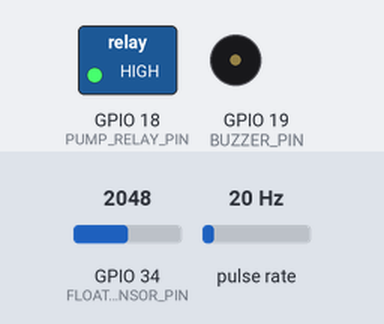
The sketch below on a simulated ESP32. Parts: switched loads named in the sketch (green lamp = pin HIGH), buzzer (waves = sounding). Wiring (inferred from the names in the program): pulse sensor: data GPIO 21. Inputs (shaded band) come from the test bench; at power-on: GPIO 34 (FLOAT_SENSOR_PIN) = 2048, pulse rate 20 Hz. WiFi joins after 1.5 s; servers stay silent unless stated; uploads are accepted with an empty reply; what the sketch prints to the serial monitor is not drawn.

Above: at 2.7 s.
2.8 s: GPIO 34 (FLOAT_SENSOR_PIN) set to 1960
At 3.8 s:
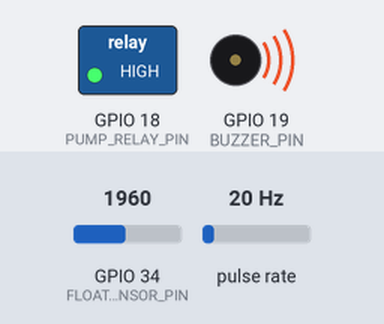
5.5 s: pulse rate (sensor on GPIO 21) set to 6 Hz
11.8 s: pulse rate (sensor on GPIO 21) set to 3 Hz
14.2 s: GPIO 34 (FLOAT_SENSOR_PIN) set to 2040
At 33.12 s:
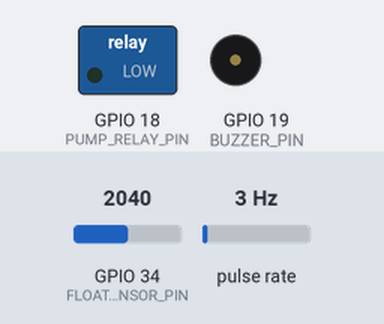
Timing chart, 0 to 34.5 s (numbered marks = the images above; inputs shaded):
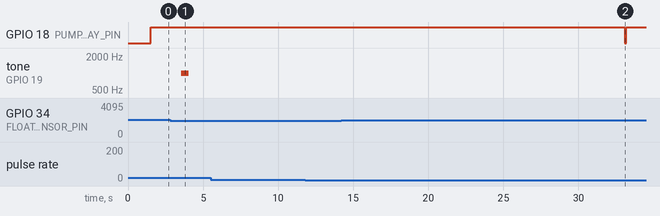

The sketch:

esp32_fertigation_system.ino
```cpp
// Système d'Irrigation Automatique pour Culture de Riz
// Version adaptée pour communication HTTP avec l'application Flask

#include <Arduino.h>
#include <WiFi.h>
#include <HTTPClient.h>
#include <ArduinoJson.h>
#include <HardwareSerial.h>

// ######################### CONFIGURATION HARDWARE #########################
// Communication série
HardwareSerial mySerial(2);  // UART2 : RX sur GPIO16, TX sur GPIO17
#define DEBUG_SERIAL Serial  // Pour les sorties de débogage

// Broches actionneurs
#define PUMP_RELAY_PIN 18    // Commande de la pompe via relais
#define BUZZER_PIN 19        // Buzzer pour alarme
#define FLOAT_SENSOR_PIN 34  // Capteur de niveau flottant (entrée analogique)
#define FLOW_SENSOR_PIN 21   // Débitmètre (interruption)

// ######################### CONFIGURATION RÉSEAU #########################
// IMPORTANT: Modifiez ces paramètres selon votre réseau
const char* ssid = "VotreWiFi";           // Nom de votre réseau WiFi
const char* password = "VotreMotDePasse"; // Mot de passe WiFi
const char* serverURL = "http://192.168.1.100:5000/api/sensor_data"; // IP de votre serveur Flask

// ######################### CONSTANTES SYSTEME #########################
// Seuils NPK pour la culture du riz (stade germination/semis)
#define NPK_CRITICAL_N 20    // Azote critique < 20 mg/kg
#define NPK_CRITICAL_P 10    // Phosphore critique < 10 mg/kg
#define NPK_CRITICAL_K 50    // Potassium critique < 50 mg/kg
#define NPK_OPTIMAL_N 30     // Azote optimal >= 30 mg/kg
#define NPK_OPTIMAL_P 15     // Phosphore optimal >= 15 mg/kg
#define NPK_OPTIMAL_K 60     // Potassium optimal >= 60 mg/kg

// Paramètres système
#define PUMP_RUN_TIME 30000    // Durée max pompage (ms)
#define FLOW_CALIBRATION_FACTOR 4.5 // Pulses par litre
#define PRESSURE_CONSTANT 0.433     // Constante pression
#define WATER_LEVEL_THRESHOLD 2000  // Seuil capteur flottant

// Intervalles de communication
#define SENSOR_READ_INTERVAL 5000    // Lecture capteurs toutes les 5s
#define HTTP_SEND_INTERVAL 10000     // Envoi HTTP toutes les 10s
#define DISPLAY_INTERVAL 15000       // Affichage toutes les 15s

// ######################### VARIABLES GLOBALES #########################
// Données capteur de sol NPK 8-en-1
unsigned int soilTemperature, soilConductivity, soilPH, nitrogen, phosphorus, potassium, soilHumidity, salinity;

// Variables système
volatile uint16_t flowPulseCount = 0;
float flowRate = 0.0;
float totalVolume = 0.0;
float pressure = 0.0;
bool pumpStatus = false;
bool alarmStatus = false;
bool waterLevelLow = false;
int sensorValue = 0;

// Timers
unsigned long lastPumpTime = 0;
unsigned long lastFlowCalc = 0;
unsigned long lastSensorRead = 0;
unsigned long lastHTTPSend = 0;
unsigned long lastDisplayTime = 0;
unsigned long lastWaterLevelCheck = 0;

// Variables de connexion
bool wifiConnected = false;
int httpFailureCount = 0;
const int MAX_HTTP_FAILURES = 5;

// ######################### FONCTIONS CAPTEUR SOL #########################
bool readSensorData() {
  byte queryData[] = {0x01, 0x03, 0x00, 0x00, 0x00, 0x07, 0x04, 0x08};
  byte receivedData[19];

  // Vider le buffer de réception
  while (mySerial.available()) {
    mySerial.read();
  }

  // Envoyer la requête
  mySerial.write(queryData, sizeof(queryData));
  delay(100);  // Attendre la réponse

  // Vérifier si des données sont disponibles
  if (mySerial.available() >= sizeof(receivedData)) {
    mySerial.readBytes(receivedData, sizeof(receivedData));

    // Extraire les données
    soilHumidity     = (receivedData[3]  << 8) | receivedData[4];
    soilTemperature  = (receivedData[5]  << 8) | receivedData[6];
    soilConductivity = (receivedData[7]  << 8) | receivedData[8];
    soilPH           = (receivedData[9]  << 8) | receivedData[10];
    nitrogen         = (receivedData[11] << 8) | receivedData[12];
    phosphorus       = (receivedData[13] << 8) | receivedData[14];
    potassium        = (receivedData[15] << 8) | receivedData[16];

    // Calculer la salinité (approximation basée sur la conductivité)
    salinity = soilConductivity * 0.64; // Conversion approximative µS/cm vers ppm

    DEBUG_SERIAL.println("✓ Lecture capteur sol réussie");
    return true;
  } else {
    DEBUG_SERIAL.println("✗ Erreur lecture capteur sol - Pas assez de données");
    return false;
  }
}

// ######################### FONCTIONS DÉBITMÈTRE #########################
void IRAM_ATTR flowPulseCounter() {
  flowPulseCount++;
}

void calculateFlowRate() {
  detachInterrupt(digitalPinToInterrupt(FLOW_SENSOR_PIN));

  float deltaTime = (millis() - lastFlowCalc) / 1000.0; // en secondes
  if (deltaTime > 0) {
    flowRate = (flowPulseCount / deltaTime) / (FLOW_CALIBRATION_FACTOR * 60.0);
    totalVolume += flowPulseCount / (FLOW_CALIBRATION_FACTOR * 60.0);
    pressure = sq(flowRate) * PRESSURE_CONSTANT;
  }

  flowPulseCount = 0;
  lastFlowCalc = millis();
  attachInterrupt(digitalPinToInterrupt(FLOW_SENSOR_PIN), flowPulseCounter, FALLING);
}

// ######################### FONCTIONS CONTRÔLE #########################
void controlPump() {
  // Vérification des seuils critiques NPK
  bool nitrogenCritical = (nitrogen < NPK_CRITICAL_N);
  bool phosphorusCritical = (phosphorus < NPK_CRITICAL_P);
  bool potassiumCritical = (potassium < NPK_CRITICAL_K);

  // Vérification des seuils optimaux NPK
  bool nitrogenOptimal = (nitrogen >= NPK_OPTIMAL_N);
  bool phosphorusOptimal = (phosphorus >= NPK_OPTIMAL_P);
  bool potassiumOptimal = (potassium >= NPK_OPTIMAL_K);

  // Activation de la pompe si TOUS les éléments NPK sont en dessous des seuils critiques
  if (nitrogenCritical && phosphorusCritical && potassiumCritical && !pumpStatus) {
    if (checkWaterLevel()) {
      digitalWrite(PUMP_RELAY_PIN, HIGH);
      pumpStatus = true;
      lastPumpTime = millis();
      DEBUG_SERIAL.println("🚨 Pompe activée - NPK critique:");
      DEBUG_SERIAL.printf("  N: %d mg/kg (< %d)\n", nitrogen, NPK_CRITICAL_N);
      DEBUG_SERIAL.printf("  P: %d mg/kg (< %d)\n", phosphorus, NPK_CRITICAL_P);
      DEBUG_SERIAL.printf("  K: %d mg/kg (< %d)\n", potassium, NPK_CRITICAL_K);
    }
  }
  // Arrêt de la pompe si TOUS les éléments NPK atteignent les seuils optimaux OU timeout
  else if ((nitrogenOptimal && phosphorusOptimal && potassiumOptimal) ||
           (pumpStatus && (millis() - lastPumpTime > PUMP_RUN_TIME))) {
    digitalWrite(PUMP_RELAY_PIN, LOW);
    pumpStatus = false;

    if (nitrogenOptimal && phosphorusOptimal && potassiumOptimal) {
      DEBUG_SERIAL.println("✅ Pompe désactivée - NPK optimal atteint:");
      DEBUG_SERIAL.printf("  N: %d mg/kg (>= %d)\n", nitrogen, NPK_OPTIMAL_N);
      DEBUG_SERIAL.printf("  P: %d mg/kg (>= %d)\n", phosphorus, NPK_OPTIMAL_P);
      DEBUG_SERIAL.printf("  K: %d mg/kg (>= %d)\n", potassium, NPK_OPTIMAL_K);
    } else {
      DEBUG_SERIAL.println("⏰ Pompe désactivée - Temps maximum atteint");
    }
  }
}

bool checkWaterLevel() {
  // Lecture périodique pour éviter les lectures trop fréquentes
  if (millis() - lastWaterLevelCheck > 1000) {
    sensorValue = analogRead(FLOAT_SENSOR_PIN);
    lastWaterLevelCheck = millis();
  }

  if (sensorValue < WATER_LEVEL_THRESHOLD) {
    if (!alarmStatus) {
      DEBUG_SERIAL.println("🚨 ALARME: Réservoir vide!");
      alarmStatus = true;
      waterLevelLow = true;
      // Activer le buzzer
      tone(BUZZER_PIN, 1000, 500);
    }
    return false;
  }

  alarmStatus = false;
  waterLevelLow = false;
  noTone(BUZZER_PIN);
  return true;
}

// ######################### COMMUNICATION HTTP #########################
bool sendDataToServer() {
  if (!wifiConnected) {
    DEBUG_SERIAL.println("❌ WiFi non connecté - Impossible d'envoyer les données");
    return false;
  }

  HTTPClient http;
  http.begin(serverURL);
  http.addHeader("Content-Type", "application/json");

  // Créer le JSON pour le capteur NPK 8-en-1
  DynamicJsonDocument npkDoc(1024);
  npkDoc["sensor_type"] = "npk_8in1";
  npkDoc["nitrogen"] = nitrogen;
  npkDoc["phosphorus"] = phosphorus;
  npkDoc["potassium"] = potassium;
  npkDoc["ph"] = soilPH / 10.0;  // Conversion en valeur décimale
  npkDoc["conductivity"] = soilConductivity;
  npkDoc["temperature"] = soilTemperature / 10.0;  // Conversion en valeur décimale
  npkDoc["humidity"] = soilHumidity / 10.0;  // Conversion en valeur décimale
  npkDoc["salinity"] = salinity;
  npkDoc["timestamp"] = millis();

  String npkPayload;
  serializeJson(npkDoc, npkPayload);

  DEBUG_SERIAL.println("📡 Envoi données NPK: " + npkPayload);

  int httpResponseCode = http.POST(npkPayload);

  if (httpResponseCode == 200) {
    String response = http.getString();
    DEBUG_SERIAL.println("✅ Données NPK envoyées avec succès");
    DEBUG_SERIAL.println("Réponse serveur: " + response);
    httpFailureCount = 0;
  } else {
    DEBUG_SERIAL.printf("❌ Erreur HTTP NPK: %d\n", httpResponseCode);
    httpFailureCount++;
  }

  http.end();

  // Envoyer les données de niveau d'eau
  delay(1000); // Petite pause entre les envois

  http.begin(serverURL);
  http.addHeader("Content-Type", "application/json");

  DynamicJsonDocument waterDoc(512);
  waterDoc["sensor_type"] = "water_level";
  waterDoc["level"] = map(sensorValue, 0, 4095, 0, 100); // Conversion en pourcentage
  waterDoc["temperature"] = soilTemperature / 10.0; // Utiliser la température du sol
  waterDoc["timestamp"] = millis();

  String waterPayload;
  serializeJson(waterDoc, waterPayload);

  DEBUG_SERIAL.println("📡 Envoi données niveau d'eau: " + waterPayload);

  httpResponseCode = http.POST(waterPayload);

  if (httpResponseCode == 200) {
    String response = http.getString();
    DEBUG_SERIAL.println("✅ Données niveau d'eau envoyées avec succès");
  } else {
    DEBUG_SERIAL.printf("❌ Erreur HTTP niveau d'eau: %d\n", httpResponseCode);
    httpFailureCount++;
  }

  http.end();

  // Envoyer les données de débit d'eau
  delay(1000); // Petite pause entre les envois

  http.begin(serverURL);
  http.addHeader("Content-Type", "application/json");

  DynamicJsonDocument flowDoc(512);
  flowDoc["sensor_type"] = "water_flow";
  flowDoc["flow"] = flowRate;
  flowDoc["pressure"] = pressure;
  flowDoc["timestamp"] = millis();

  String flowPayload;
  serializeJson(flowDoc, flowPayload);

  DEBUG_SERIAL.println("📡 Envoi données débit: " + flowPayload);

  httpResponseCode = http.POST(flowPayload);

  if (httpResponseCode == 200) {
    String response = http.getString();
    DEBUG_SERIAL.println("✅ Données débit envoyées avec succès");
    return true;
  } else {
    DEBUG_SERIAL.printf("❌ Erreur HTTP débit: %d\n", httpResponseCode);
    httpFailureCount++;
    return false;
  }

  http.end();
}

// ######################### FONCTIONS WIFI #########################
bool connectToWiFi() {
  DEBUG_SERIAL.print("🔗 Connexion au WiFi: ");
  DEBUG_SERIAL.println(ssid);

  WiFi.begin(ssid, password);

  int attempts = 0;
  while (WiFi.status() != WL_CONNECTED && attempts < 20) {
    delay(500);
    DEBUG_SERIAL.print(".");
    attempts++;
  }

  if (WiFi.status() == WL_CONNECTED) {
    DEBUG_SERIAL.println();
    DEBUG_SERIAL.print("✅ WiFi connecté! IP: ");
    DEBUG_SERIAL.println(WiFi.localIP());
    DEBUG_SERIAL.print("🎯 Serveur cible: ");
    DEBUG_SERIAL.println(serverURL);
    wifiConnected = true;
    return true;
  } else {
    DEBUG_SERIAL.println();
    DEBUG_SERIAL.println("❌ Échec connexion WiFi");
    wifiConnected = false;
    return false;
  }
}

void checkWiFiConnection() {
  if (WiFi.status() != WL_CONNECTED) {
    wifiConnected = false;
    DEBUG_SERIAL.println("📶 Connexion WiFi perdue - Tentative de reconnexion...");
    connectToWiFi();
  }
}

// ######################### AFFICHAGE #########################
void displaySystemStatus() {
  DEBUG_SERIAL.println("\n========== SYSTÈME FERTIGATION ESP32 ==========");

  // État de la connexion
  DEBUG_SERIAL.printf("📶 WiFi: %s", wifiConnected ? "Connecté" : "Déconnecté");
  if (wifiConnected) {
    DEBUG_SERIAL.printf(" (IP: %s)", WiFi.localIP().toString().c_str());
  }
  DEBUG_SERIAL.println();
  DEBUG_SERIAL.printf("📡 Serveur: %s\n", serverURL);
  DEBUG_SERIAL.printf("❌ Échecs HTTP: %d/%d\n", httpFailureCount, MAX_HTTP_FAILURES);

  // Données capteurs
  DEBUG_SERIAL.println("\n--- CAPTEUR NPK 8-EN-1 ---");
  DEBUG_SERIAL.printf("🌡️  Température: %.1f°C\n", soilTemperature/10.0);
  DEBUG_SERIAL.printf("💧 Humidité: %.1f%%\n", soilHumidity/10.0);
  DEBUG_SERIAL.printf("⚡ Conductivité: %d µS/cm\n", soilConductivity);
  DEBUG_SERIAL.printf("🧪 pH: %.1f\n", soilPH/10.0);
  DEBUG_SERIAL.printf("🧬 Salinité: %d ppm\n", salinity);
  DEBUG_SERIAL.printf("🍃 N: %d mg/kg %s\n", nitrogen,
                     (nitrogen < NPK_CRITICAL_N) ? "(CRITIQUE)" :
                     (nitrogen >= NPK_OPTIMAL_N) ? "(OPTIMAL)" : "(MOYEN)");
  DEBUG_SERIAL.printf("🔥 P: %d mg/kg %s\n", phosphorus,
                     (phosphorus < NPK_CRITICAL_P) ? "(CRITIQUE)" :
                     (phosphorus >= NPK_OPTIMAL_P) ? "(OPTIMAL)" : "(MOYEN)");
  DEBUG_SERIAL.printf("🌿 K: %d mg/kg %s\n", potassium,
                     (potassium < NPK_CRITICAL_K) ? "(CRITIQUE)" :
                     (potassium >= NPK_OPTIMAL_K) ? "(OPTIMAL)" : "(MOYEN)");

  // État du système
  DEBUG_SERIAL.println("\n--- SYSTÈME IRRIGATION ---");
  DEBUG_SERIAL.printf("💧 Pompe: %s\n", pumpStatus ? "🟢 ACTIVE" : "🔴 ARRÊTÉE");
  DEBUG_SERIAL.printf("🪣 Réservoir: %s (valeur: %d)\n",
                     waterLevelLow ? "🔴 VIDE" : "🟢 OK", sensorValue);
  DEBUG_SERIAL.printf("🌊 Débit: %.2f L/min\n", flowRate);
  DEBUG_SERIAL.printf("📊 Pression: %.2f psi\n", pressure);
  DEBUG_SERIAL.printf("📈 Volume total: %.2f L\n", totalVolume);
  DEBUG_SERIAL.printf("🚨 Alarme: %s\n", alarmStatus ? "🔴 ACTIVE" : "🟢 INACTIVE");

  DEBUG_SERIAL.println("===============================================\n");
}

// ######################### FONCTION SETUP #########################
void setup() {
  // Initialisation série
  DEBUG_SERIAL.begin(115200);
  mySerial.begin(9600, SERIAL_8N1, 16, 17);

  DEBUG_SERIAL.println("\n🌱 ========================================");
  DEBUG_SERIAL.println("🌾 SYSTÈME FERTIGATION ESP32 - CULTURE DE RIZ");
  DEBUG_SERIAL.println("📡 Version HTTP pour application Flask");
  DEBUG_SERIAL.println("🌱 ========================================");

  // Configuration des broches
  pinMode(PUMP_RELAY_PIN, OUTPUT);
  pinMode(BUZZER_PIN, OUTPUT);
  pinMode(FLOAT_SENSOR_PIN, INPUT);
  pinMode(FLOW_SENSOR_PIN, INPUT_PULLUP);

  // État initial
  digitalWrite(PUMP_RELAY_PIN, LOW);
  digitalWrite(BUZZER_PIN, LOW);

  // Configuration interruption débitmètre
  attachInterrupt(digitalPinToInterrupt(FLOW_SENSOR_PIN), flowPulseCounter, FALLING);

  // Initialisation des timers
  lastSensorRead = millis();
  lastHTTPSend = millis();
  lastDisplayTime = millis();
  lastFlowCalc = millis();
  lastWaterLevelCheck = millis();

  // Configuration WiFi
  WiFi.mode(WIFI_STA);
  connectToWiFi();

  DEBUG_SERIAL.println("✅ Système initialisé avec succès!");
  DEBUG_SERIAL.println("🚀 Démarrage de la boucle principale...\n");
}

// ######################### FONCTION LOOP PRINCIPALE #########################
void loop() {
  unsigned long currentTime = millis();

  // Vérification connexion WiFi
  if (currentTime % 30000 == 0) { // Vérifier toutes les 30 secondes
    checkWiFiConnection();
  }

  // Lecture des capteurs du sol
  if (currentTime - lastSensorRead >= SENSOR_READ_INTERVAL) {
    if (readSensorData()) {
      DEBUG_SERIAL.println("✓ Lecture capteurs réussie");
    } else {
      DEBUG_SERIAL.println("✗ Erreur lecture capteurs");
    }
    lastSensorRead = currentTime;
  }

  // Calcul du débit
  if (currentTime - lastFlowCalc >= 1000) {
    calculateFlowRate();
  }

  // Contrôle de l'irrigation
  controlPump();

  // Vérification niveau d'eau
  checkWaterLevel();

  // Envoi des données via HTTP
  if (currentTime - lastHTTPSend >= HTTP_SEND_INTERVAL) {
    if (wifiConnected) {
      if (sendDataToServer()) {
        DEBUG_SERIAL.println("📤 Cycle d'envoi HTTP terminé avec succès");
      } else {
        DEBUG_SERIAL.println("📤 Échec du cycle d'envoi HTTP");
      }

      // Si trop d'échecs, tenter de reconnecter
      if (httpFailureCount >= MAX_HTTP_FAILURES) {
        DEBUG_SERIAL.println("🔄 Trop d'échecs HTTP - Reconnexion WiFi...");
        connectToWiFi();
        httpFailureCount = 0;
      }
    } else {
      DEBUG_SERIAL.println("📤 Envoi HTTP ignoré - WiFi non connecté");
    }
    lastHTTPSend = currentTime;
  }

  // Affichage périodique du statut
  if (currentTime - lastDisplayTime >= DISPLAY_INTERVAL) {
    displaySystemStatus();
    lastDisplayTime = currentTime;
  }

  // Petite pause pour éviter la surcharge du processeur
  delay(100);
}
```

Measured:
- after the input at 2.8 s, tone on GPIO 19 (BUZZER_PIN): silent → 1000 Hz after 0.74 s, → silent 0.50 s later
- after the input at 5.5 s, every drawn part: stays the same
- after the input at 11.8 s, every drawn part: stays the same
